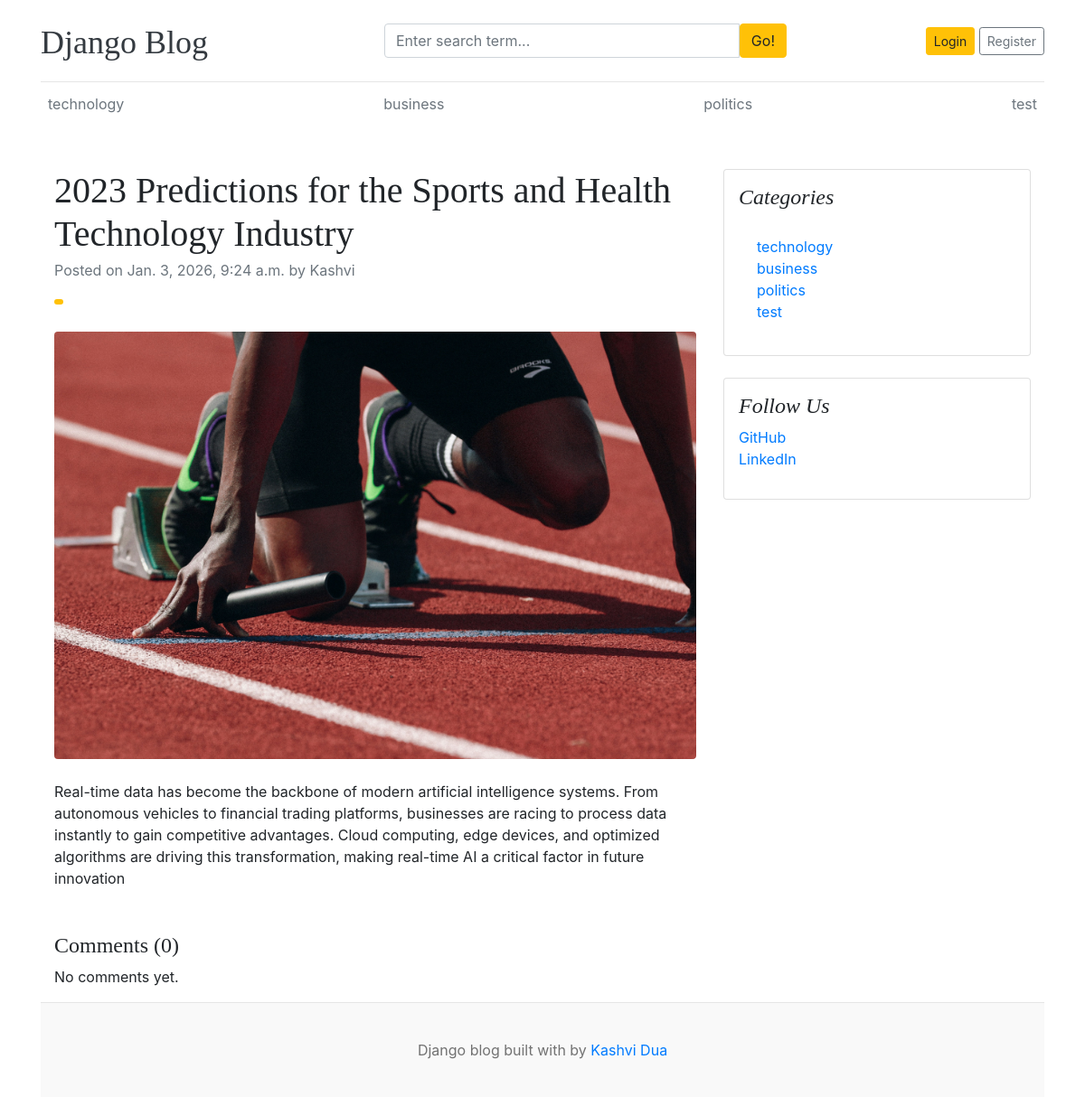
Screenshot of /blogs/2023-predictions-for-the-sports-and-health-technology-industry/ with the database file from the repository.
### blogs/models.py (models this page shows, shortened)
class category(models.Model):
    category_name= models.CharField(max_length=50,unique=True)
    created_at= models.DateTimeField(auto_now_add=True)
    updated_at=models.DateTimeField(auto_now=True)

class Blog(models.Model):
    title=models.CharField(max_length=100)
    slug=models.SlugField(max_length=150,unique=True)
    Category=models.ForeignKey(category,on_delete=models.CASCADE)
    author=models.ForeignKey(User,on_delete=models.CASCADE)
    featured_image = models.ImageField(
        upload_to='uploads/%Y/%m/%d',
        blank=True,
        null=True
    )
    short_description = models.TextField(max_length=500)
    blog_body = models.TextField(max_length=2000)
    status = models.IntegerField(
        choices=STATUS_CHOICES,
        default=0
    )
    is_featured = models.BooleanField(default=False)
    created_at = models.DateTimeField(auto_now_add=True)
    updated_at = models.DateTimeField(auto_now=True)

### blogs/views.py (the view)
# urls.py: path('', include('blogs.urls')),
def blogs(request,slug):
     single_blog= get_object_or_404(Blog,slug=slug,status=1)
     comments = Comment.objects.filter(blog=single_blog)
     context={
          'single_blog':single_blog,
          'comments':comments,
     }
     return render(request,'blogs.html',context)

### blogs/context_preprocessor.py (called while the page is built)
def get_category(request):
    categories= category.objects.all()
    return dict(categories=categories)

### templates/blogs.html (shortened to what this page needs)
{% extends 'base.html' %}
{% block content %}
<div class="container mt-5">
    <div class="row">
        <div class="col-lg-8">
            <article>
                <header class="mb-4">
                    <h1 class="fw-bolder mb-1">{{ single_blog.title }}</h1>
                    <div class="text-muted fst-italic mb-2">
                        Posted on {{ single_blog.created_at }} by {{ single_blog.author }}
                    </div>
                    <a class="badge bg-warning text-decoration-none text-light" href="#!">
                    </a>
                </header>
                <figure class="mb-4">
                    <img class="img-fluid rounded"
                         src="{{ single_blog.featured_image.url }}"
                         alt="">
                </figure>
                <section class="mb-5">
                    <p class="fs-5 mb-4">{{ single_blog.blog_body }}</p>
                </section>
            </article>
            <h4>Comments ({{ comments.count }})</h4>
            {% if comments %}
                {% for comment in comments %}
                    <div class="card mb-3">
                        <div class="card-body">
                            <p class="card-text">{{ comment.body }}</p>
                            <span>
                                <small>By {{ comment.user }}</small><br>
                                <small>{{ comment.created_at|timesince }} ago</small>
                            </span>
                        </div>
                    </div>
                {% endfor %}
            {% else %}
                <p>No comments yet.</p>
            {% endif %}
        </div>
        <div class="col-lg-4">
            <div class="card mb-4 p-3">
                <h4 class="font-italic">Categories</h4>
                <div class="card-body">
                    <div class="row">
                        <div class="col-sm-12">
                            <ul class="list-unstyled mb-0">
                                {% for cat in categories %}
                                    <li>
                                        <a href="{% url 'postsbycategory' cat.id %}">
                                            {{ cat.category_name }}
                                        </a>
                                    </li>
                                {% endfor %}
                            </ul>
                        </div>
                    </div>
                </div>
            </div>
            <div class="card mb-4 p-3">
                <h4 class="font-italic">Follow Us</h4>
                <ol class="list-unstyled">
                    <li><a href="#">GitHub</a></li>
                    <li><a href="#">LinkedIn</a></li>
                </ol>
            </div>
        </div>
    </div>
</div>
{% endblock %}

### templates/base.html (shortened to what this page needs)
{% load static %}
<!DOCTYPE html>
<html lang="en">
<head>
    <link href="https://getbootstrap.com/docs/4.0/dist/css/bootstrap.min.css" rel="stylesheet">
    <link href="{%static 'css/blog.css' %}" rel="stylesheet">
    <link
  rel="stylesheet"
  href="https://cdnjs.cloudflare.com/ajax/libs/font-awesome/5.15.4/css/all.min.css"
/>
  </head>
<body>
    <div class="container">
      <header class="blog-header py-3">
        <div class="row flex-nowrap justify-content-between align-items-center">
          <div class="col-4 pt-1">
            <a class="blog-header-logo text-dark" href="/">Django Blog</a>
          </div>
          <div class="col-5">
    <form action="{% url 'search' %}" method="get">
        <div class="input-group">
            <input
                class="form-control"
                type="text"
                name="keyword"
                value="{{ keyword }}"
                placeholder="Enter search term..."
                aria-label="Enter search term..."
            />
            <button class="btn btn-warning" type="submit" id="button-search">
                Go!
            </button>
        </div>
    </form>
</div>
          <div class="col-3 d-flex justify-content-end align-items-center">
            {% if not user.is_authenticated %}
            <a class="btn btn-sm btn-warning" href="{% url 'login' %}">Login</a> &nbsp;
            <a class="btn btn-sm btn-outline-secondary" href="register">Register</a>
            {% else %}
            <span><a href="{% url 'dashboard' %}">Dashboard</a></span>
            &emsp;
            <span><a href="{% url 'logout' %}">Logout</a></span>
            {% endif %}
          </div>
        </div>
      </header>
      <div class="nav-scroller py-1 mb-2">
        <nav class="nav d-flex justify-content-between">
          {% for cat in categories %}
          <a class="p-2 text-muted" href="{% url 'postsbycategory' cat.id %}">{{ cat.category_name}}</a>
          {% endfor %}
        </nav>
      </div>
{% block content %}
{% endblock %}
<footer class="blog-footer">
  <p>Django blog built with   by <a href="#">Kashvi Dua</a></p>
</footer>
</body>
</html>

### static/css/blog.css (style rules this page uses)
.blog-header { border-bottom: 1px solid #e5e5e5; }
.blog-header-logo { font-family: "Playfair Display", Georgia, "Times New Roman", serif; font-size: 2.25rem; }
h1, h2, h3, h4, h5, h6 { font-family: "Playfair Display", Georgia, "Times New Roman", serif; }
.blog-footer { padding: 2.5rem 0; color: #727272; text-align: center; background-color: #f9f9f9; border-top: .05rem solid #e5e5e5; }
.blog-footer p:last-child { margin-bottom: 0; }

### rows the page displays
category: category_name "technology"
category: category_name "business"
category: category_name "politics"
category: category_name "test"
Blog: title "2023 Predictions for the Sports and Health Technology Industry", created_at "Jan. 3, 2026, 9:24 a.m.", author "Kashvi", featured_image (picture), blog_body "Real-time data has become the backbone of modern artificial intelligence systems. From autonomous vehicles to financial trading platforms, businesses are racing to process data instantly to gain competitive advantages. Cloud computing, edge devices, and optimized algorithms are driving this transformation, making real-time AI a critical factor in future innovation"

### other values shown
{{ comments.count }} "0"
